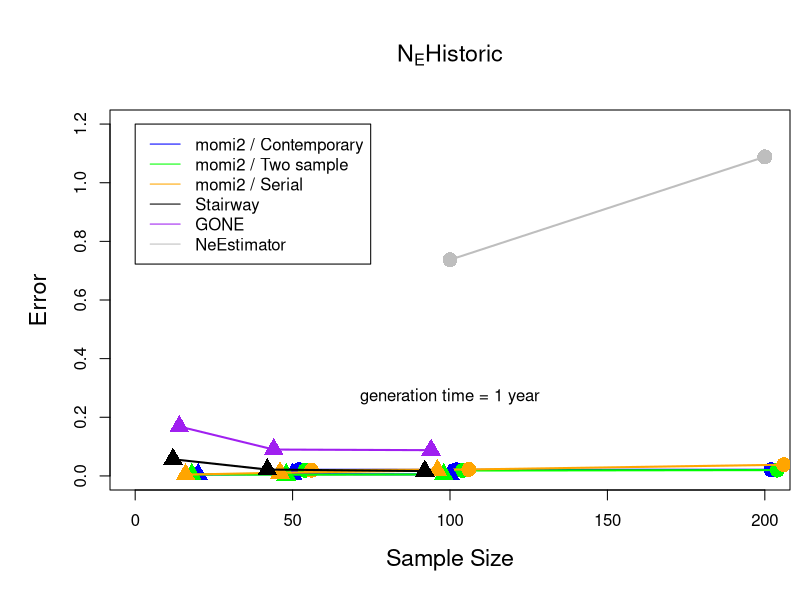
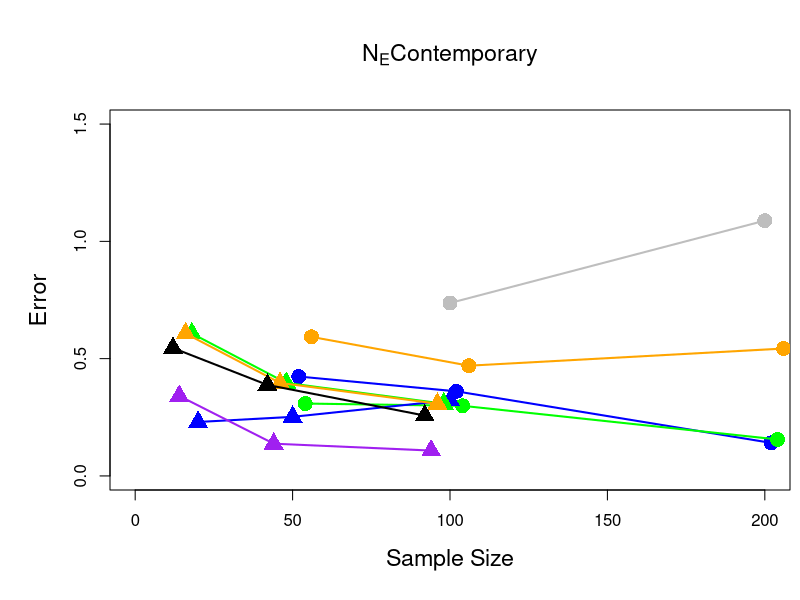
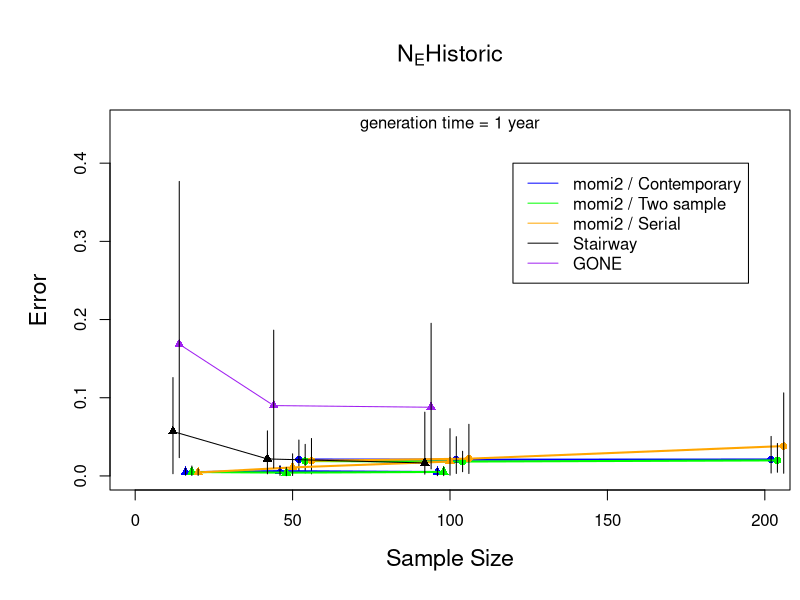
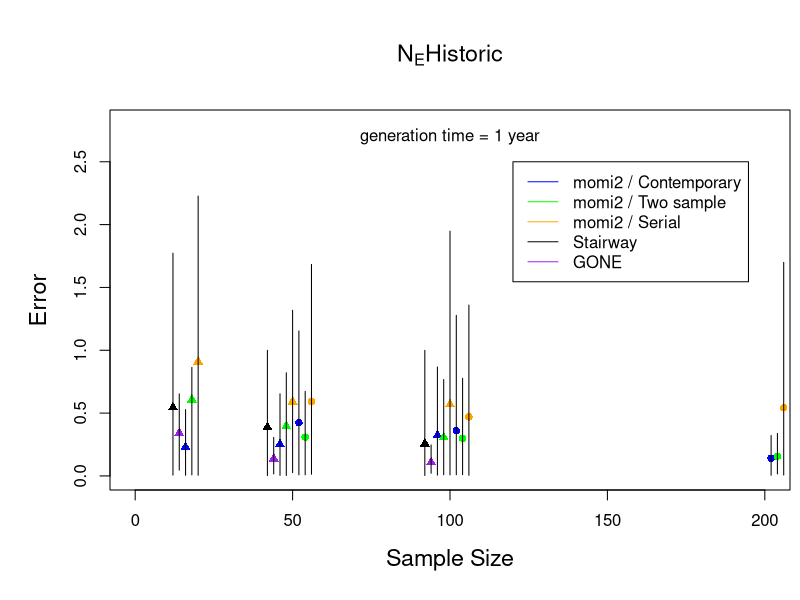
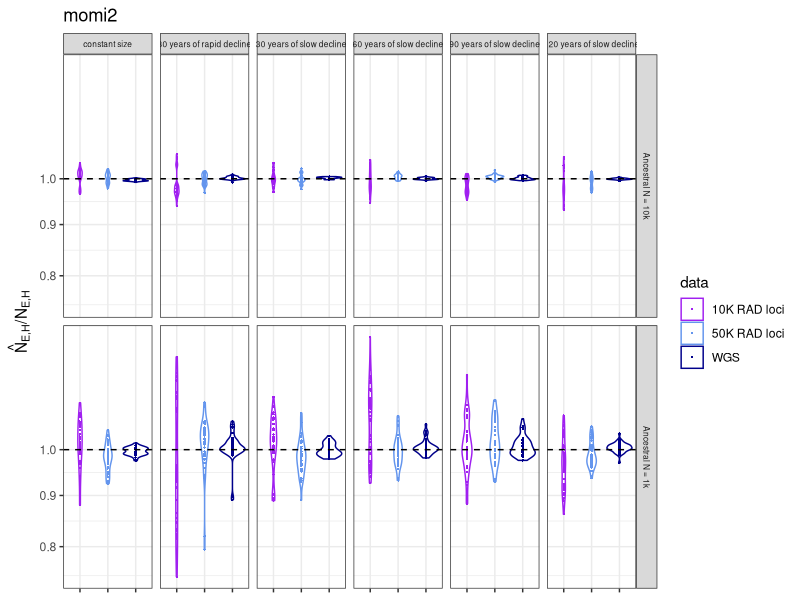
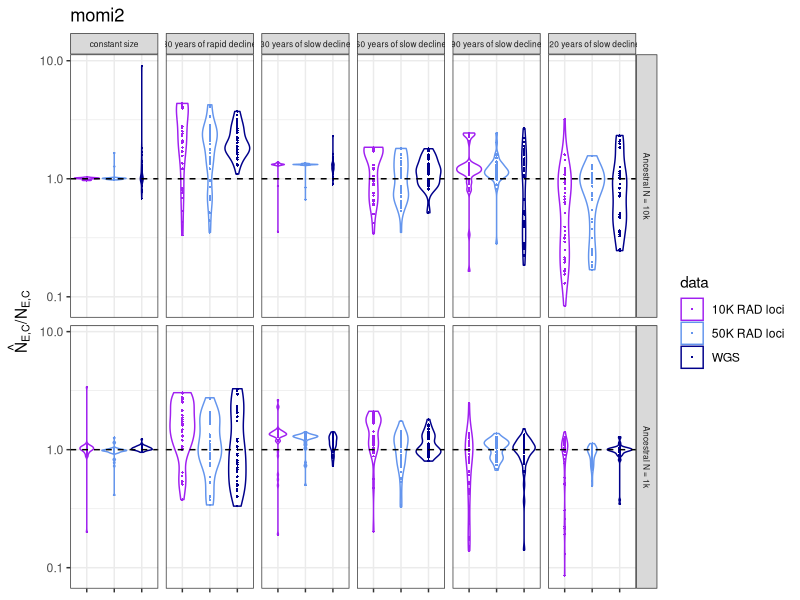
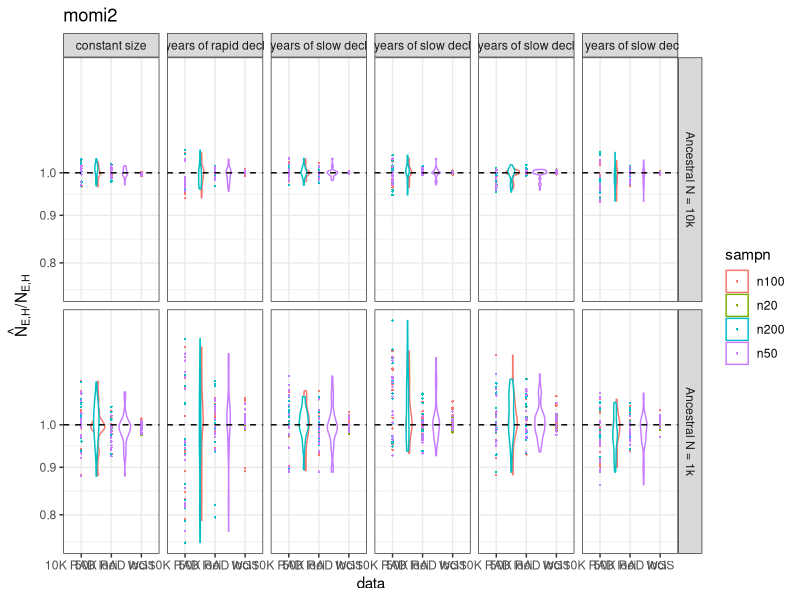
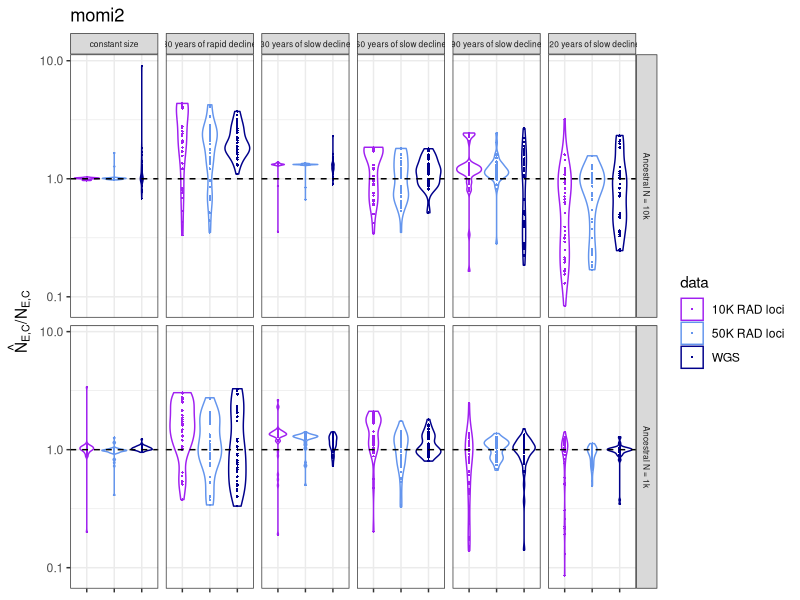

These charts were generated, in order, by the following R code:
par(mai=c(1.1,1.1,1.1,0.1))

library(gtools)
library(tidyverse)

#using three scenarios - WGS/SNP x sampsize x method comparison of average absolute error
#fast (lambda = 0.95, beginning of decline = 30 years before present) 
#slow (lambda = 0.99, beginning of decline = 120 years before present)
#constant
#read momi2 inferences  
momidat=read.csv("inferences/momi_nomaf_data_deltaAIC.csv",header=T)
momidat=momidat[which(momidat$td=="constant"|momidat$td=="td100"|momidat$td=="td190"&momidat$lambda=="l95"),]
#retain estimates from the model fit in momi2 with the best AIC (constant size vs recent size change)
momidat$Neh_best=ifelse(momidat$delta>0,momidat$Neh_change,momidat$Neh)
momidat$Nec_best=ifelse(momidat$delta>0,momidat$Nec_change,momidat$Nec)

##read stairway plot infernces
stairwaydat=read.csv("inferences/stairwaydata.csv",header=T)
stairwaydat=stairwaydat[which(stairwaydat$td=="constant"|stairwaydat$td=="td100"|stairwaydat$td=="td190"&stairwaydat$lambda=="l95"),]

##read GONE inferences
gonedat=read.csv("inferences/GONEdata.csv",header=T)
gonedat=gonedat[which(gonedat$td=="constant"|gonedat$td=="td100"|gonedat$td=="td190"&gonedat$lambda=="l95"),]

##read NEEst inferences
lddat=read.csv("inferences/LDNeoutall.csv",header=T)
lddat$NeAnc=paste("n10e",log10(lddat$nhist/10),sep="")
lddat$tdec=paste("td",lddat$td,sep="")
lddat$lambda=paste("l",lddat$l,sep="")
lddat=lddat[which(lddat$tdec=="constant"|lddat$tdec=="td100"|lddat$tdec=="td190"&lddat$lambda=="l95"),]
lddat=lddat[which(lddat$maf==0.05),]

##"true"/simulated t0 + t120 population sizes
tru=read.csv("inferences/truvalue.csv",header=T)

##concatenate demographic variables into composite scenarios
gonedat$scen=paste(gonedat$NeAnc,gonedat$td,gonedat$lambda)
stairwaydat$scen=paste(stairwaydat$NeAnc,stairwaydat$td,stairwaydat$lambda)
lddat$scen=paste(lddat$NeAnc,lddat$tdec,lddat$lambda)
tru$scen=paste(tru$NeAnc,tru$td,tru$lambda)
momidat$scen=paste(momidat$NeAnc,momidat$td,momidat$lambda)
momidat$tdec=abs(as.integer(gsub('td','',momidat$td))-220)
momidat$tdec=na.replace(momidat$tdec,0)

##calculate absolute error per observation
momidat$trueNeH=tru$TrueNeH[match(momidat$scen,tru$scen)]
momidat$trueNeC=tru$TrueNec[match(momidat$scen,tru$scen)]
momidat$NeHerr=abs(momidat$Neh_best-momidat$trueNeH)/momidat$trueNeH
momidat$NeCerr=abs(momidat$Nec_best-momidat$trueNeC)/momidat$trueNeC
momidat$ratioerr=abs((momidat$Neh_best/momidat$Nec_best)-(momidat$trueNeH/momidat$trueNeC))/(momidat$trueNeH/momidat$trueNeC)
momidat$tderr=abs((momidat$T-momidat$tdec)/(momidat$tdec))

stairwaydat$trueNeH=tru$TrueNeH[match(stairwaydat$scen,tru$scen)]
stairwaydat$trueNeC=tru$TrueNec[match(stairwaydat$scen,tru$scen)]
stairwaydat$NeHerr=abs(stairwaydat$Neh-stairwaydat$trueNeH)/stairwaydat$trueNeH
stairwaydat$NeCerr=abs(stairwaydat$Nec-stairwaydat$trueNeC)/stairwaydat$trueNeC
stairwaydat$ratioerr=abs((stairwaydat$Neh/stairwaydat$Nec)-(stairwaydat$trueNeH/stairwaydat$trueNeC))/(stairwaydat$trueNeH/stairwaydat$trueNeC)

gonedat$trueNeH=tru$TrueNeH[match(gonedat$scen,tru$scen)]
gonedat$trueNeC=tru$TrueNec[match(gonedat$scen,tru$scen)]
gonedat$NeHerr=abs(gonedat$Neh-gonedat$trueNeH)/gonedat$trueNeH
gonedat$NeCerr=abs(gonedat$Nec-gonedat$trueNeC)/gonedat$trueNeC
gonedat$ratioerr=abs((gonedat$Neh/gonedat$Nec)-(gonedat$trueNeH/gonedat$trueNeC))/(gonedat$trueNeH/gonedat$trueNeC)

lddat$trueNeH=tru$TrueNeH[match(lddat$scen,tru$scen)]
lddat$trueNeC=tru$TrueNec[match(lddat$scen,tru$scen)] 
lddat_hist=subset(lddat,lddat$timepoint=="t120")
lddat_hist$Ne=as.numeric(gsub("Infinite",NA,lddat_hist$Ne))
lddat_hist$NeHerr=abs(lddat_hist$Ne-lddat_hist$trueNeH)/lddat_hist$trueNeH
lddat_contemp=subset(lddat,lddat$timepoint=="t0")
lddat_contemp$Ne=as.numeric(gsub("Infinite",NA,lddat_contemp$Ne))
lddat_contemp$NeCerr=abs(lddat_contemp$Ne-lddat_contemp$trueNeC)/lddat_contemp$trueNeC
lddat_temporal=subset(lddat_contemp,lddat_contemp$scheme!="contemp")
lddat_hist$ratioerr=abs((lddat_hist$Ne/lddat_temporal$Ne)-(lddat_hist$trueNeH/lddat_temporal$trueNeC))/(lddat_hist$trueNeH/lddat_temporal$trueNeC)

max(momidat$NeHerr)
max(stairwaydat$NeHerr)
max(gonedat$NeHerr)
max(lddat_hist$NeHerr,na.rm=TRUE)

max(momidat$NeCerr)
max(stairwaydat$NeCerr)
max(gonedat$NeCerr)
max(lddat_contemp$NeCerr,na.rm=TRUE)

max(momidat$ratioerr)
max(stairwaydat$ratioerr)
max(gonedat$ratioerr)
max(lddat_hist$ratioerr,na.rm=TRUE)

momidat$sampn=as.integer(gsub('n','',momidat$sampn))
gonedat$sampn=as.integer(gsub('n','',gonedat$sampn))
stairwaydat$sampn=as.integer(gsub('n','',stairwaydat$sampn))

##let's just use 50k SNPs for non-WGS
#momi_rad10k_contemp <- subset(momidat, data=="rad10k" & scheme=="t0")
momi_rad50k_contemp <- subset(momidat, data=="rad50k" & scheme=="t0")
#momi_rad10k_2samp <- subset(momidat, data=="rad10k" & scheme=="t0t120")
momi_rad50k_2samp <- subset(momidat, data=="rad50k" & scheme=="t0t120")
#momi_rad10k_serial <- subset(momidat, data=="rad10k" & scheme=="all")
momi_rad50k_serial <- subset(momidat, data=="rad50k" & scheme=="all")
momi_wgs_contemp <- subset(momidat, data=="wgs" & scheme=="t0")
momi_wgs_2samp <- subset(momidat, data=="wgs" & scheme=="t0t120")
momi_wgs_serial <- subset(momidat, data=="wgs" & scheme=="all")

#momi_rad10k_contemp_agg=aggregate(momi_rad10k_contemp,list(momi_rad10k_contemp$sampn),mean)
momi_rad50k_contemp_agg=aggregate(momi_rad50k_contemp,list(momi_rad50k_contemp$sampn),mean)
#momi_rad10k_2samp_agg=aggregate(momi_rad10k_2samp,list(momi_rad10k_2samp$sampn),mean)
momi_rad50k_2samp_agg=aggregate(momi_rad50k_2samp,list(momi_rad50k_2samp$sampn),mean)
#momi_rad10k_serial_agg=aggregate(momi_rad10k_serial,list(momi_rad10k_serial$sampn),mean)
momi_rad50k_serial_agg=aggregate(momi_rad50k_serial,list(momi_rad50k_serial$sampn),mean)

momi_wgs_contemp_agg=aggregate(momi_wgs_contemp,list(momi_wgs_contemp$sampn),mean)
momi_wgs_2samp_agg=aggregate(momi_wgs_2samp,list(momi_wgs_2samp$sampn),mean)
momi_wgs_serial_agg=aggregate(momi_wgs_serial,list(momi_wgs_serial$sampn),mean)

#momi_wgs_contemp_sd=aggregate(momi_wgs_contemp,list(momi_wgs_contemp$sampn),sd)
#momi_wgs_2samp_sd=aggregate(momi_wgs_2samp,list(momi_wgs_2samp$sampn),sd)
#momi_wgs_serial_sd=aggregate(momi_wgs_serial,list(momi_wgs_serial$sampn),sd)

gone_agg=aggregate(gonedat,list(gonedat$sampn),mean)

stairway_agg=aggregate(stairwaydat,list(stairwaydat$sampn),mean)

## NeEst - also just using rad50k
lddat_rad50k_contemp <- na.omit(subset(lddat_contemp, nloc=="50k" & scheme == "2samp"))
lddat_contemp_agg=aggregate(lddat_rad50k_contemp,list(lddat_rad50k_contemp$nsamp),mean)
lddat_rad50k_hist <- na.omit(subset(lddat_hist, nloc=="50k" & scheme == "2samp"))
lddat_hist_agg=aggregate(lddat_rad50k_hist,list(lddat_rad50k_hist$nsamp),mean)

### plotting mean absolute error for NeH

plot(x=NULL,y=NULL,xlim=c(0,200),ylim=c(0,1.2),xlab="Sample Size", ylab="Error",main=expression(paste(N[E],'Historic')),cex.lab=1.4,cex.main=1.4)

#points(momi_rad10k_contemp_agg$Group.1,momi_rad10k_contemp_agg$NeHerr,pch=15,col="blue",cex=2)
#lines(momi_rad10k_contemp_agg$Group.1,momi_rad10k_contemp_agg$NeHerr,col="blue",lwd=2)
points(momi_rad50k_contemp_agg$Group.1+2,momi_rad50k_contemp_agg$NeHerr,pch=16,col="blue",cex=2)
lines(momi_rad50k_contemp_agg$Group.1+2,momi_rad50k_contemp_agg$NeHerr,col="blue",lwd=2)
#points(momi_rad10k_2samp_agg$Group.1,momi_rad10k_2samp_agg$NeHerr,pch=15,col="green",cex=2)
#lines(momi_rad10k_2samp_agg$Group.1,momi_rad10k_2samp_agg$NeHerr,col="green",lwd=2)
points(momi_rad50k_2samp_agg$Group.1+4,momi_rad50k_2samp_agg$NeHerr,pch=16,col="green",cex=2)
lines(momi_rad50k_2samp_agg$Group.1+4,momi_rad50k_2samp_agg$NeHerr,col="green",lwd=2)
#points(momi_rad10k_serial_agg$Group.1,momi_rad10k_serial_agg$NeHerr,pch=15,col="orange",cex=2)
#lines(momi_rad10k_serial_agg$Group.1,momi_rad10k_serial_agg$NeHerr,col="orange",lwd=2)
points(momi_rad50k_serial_agg$Group.1+6,momi_rad50k_serial_agg$NeHerr,pch=16,col="orange",cex=2)
lines(momi_rad50k_serial_agg$Group.1+6,momi_rad50k_serial_agg$NeHerr,col="orange",lwd=2)

points(lddat_hist_agg$Group.1,lddat_hist_agg$NeHerr,pch=16,col="gray",cex=2)
lines(lddat_hist_agg$Group.1,lddat_hist_agg$NeHerr,col="gray",lwd=2)

#plot(x=NULL,y=NULL,xlim=c(0,200),ylim=c(0,0.45),xlab="Sample Size", ylab="Error",main="NeHistoric",cex.lab=1.4,cex.main=1.4)

points(momi_wgs_contemp_agg$Group.1,momi_wgs_contemp_agg$NeHerr,pch=17,col="blue",cex=2)
lines(momi_wgs_contemp_agg$Group.1,momi_wgs_contemp_agg$NeHerr,col="blue",lwd=2)
points(momi_wgs_2samp_agg$Group.1-2,momi_wgs_2samp_agg$NeHerr,pch=17,col="green",cex=2)
lines(momi_wgs_2samp_agg$Group.1-2,momi_wgs_2samp_agg$NeHerr,col="green",lwd=2)
points(momi_wgs_serial_agg$Group.1-4,momi_wgs_serial_agg$NeHerr,pch=17,col="orange",cex=2)
lines(momi_wgs_serial_agg$Group.1-4,momi_wgs_serial_agg$NeHerr,col="orange",lwd=2)
points(gone_agg$Group.1-6,gone_agg$NeHerr,pch=17,col="purple",cex=2)
lines(gone_agg$Group.1-6,gone_agg$NeHerr,col="purple",lwd=2)
points(stairway_agg$Group.1-8,stairway_agg$NeHerr,pch=17,col="black",cex=2)
lines(stairway_agg$Group.1-8,stairway_agg$NeHerr,col="black",lwd=2)

legend(x=0,y=1.2,legend=c("momi2 / Contemporary","momi2 / Two sample","momi2 / Serial","Stairway","GONE","NeEstimator"),lty=c(1,1,1,1,1,1),col=c("blue","green","orange","black","purple","gray"))

text(x=100,y=0.27,labels="generation time = 1 year")

##NeC##

plot(x=NULL,y=NULL,xlim=c(0,200),ylim=c(0,1.5),xlab="Sample Size", ylab="Error",main=expression(paste(N[E],'Contemporary')),cex.lab=1.4,cex.main=1.4)

#points(momi_rad10k_contemp_agg$Group.1,momi_rad10k_contemp_agg$NeCerr,pch=15,col="blue",cex=2)
#lines(momi_rad10k_contemp_agg$Group.1,momi_rad10k_contemp_agg$NeCerr,col="blue",lwd=2)
points(momi_rad50k_contemp_agg$Group.1+2,momi_rad50k_contemp_agg$NeCerr,pch=16,col="blue",cex=2)
lines(momi_rad50k_contemp_agg$Group.1+2,momi_rad50k_contemp_agg$NeCerr,col="blue",lwd=2)
#points(momi_rad10k_2samp_agg$Group.1,momi_rad10k_2samp_agg$NeCerr,pch=15,col="green",cex=2)
#lines(momi_rad10k_2samp_agg$Group.1,momi_rad10k_2samp_agg$NeCerr,col="green",lwd=2)
points(momi_rad50k_2samp_agg$Group.1+4,momi_rad50k_2samp_agg$NeCerr,pch=16,col="green",cex=2)
lines(momi_rad50k_2samp_agg$Group.1+4,momi_rad50k_2samp_agg$NeCerr,col="green",lwd=2)
#points(momi_rad10k_serial_agg$Group.1,momi_rad10k_serial_agg$NeCerr,pch=15,col="orange",cex=2)
#lines(momi_rad10k_serial_agg$Group.1,momi_rad10k_serial_agg$NeCerr,col="orange",lwd=2)
points(momi_rad50k_serial_agg$Group.1+6,momi_rad50k_serial_agg$NeCerr,pch=16,col="orange",cex=2)
lines(momi_rad50k_serial_agg$Group.1+6,momi_rad50k_serial_agg$NeCerr,col="orange",lwd=2)

points(lddat_hist_agg$Group.1,lddat_hist_agg$NeHerr,pch=16,col="gray",cex=2)
lines(lddat_hist_agg$Group.1,lddat_hist_agg$NeHerr,col="gray",lwd=2)

points(momi_wgs_contemp_agg$Group.1,momi_wgs_contemp_agg$NeCerr,pch=17,col="blue",cex=2)
lines(momi_wgs_contemp_agg$Group.1,momi_wgs_contemp_agg$NeCerr,col="blue",lwd=2)
points(momi_wgs_2samp_agg$Group.1-2,momi_wgs_2samp_agg$NeCerr,pch=17,col="green",cex=2)
lines(momi_wgs_2samp_agg$Group.1-2,momi_wgs_2samp_agg$NeCerr,col="green",lwd=2)
points(momi_wgs_serial_agg$Group.1-4,momi_wgs_2samp_agg$NeCerr,pch=17,col="orange",cex=2)
lines(momi_wgs_serial_agg$Group.1-4,momi_wgs_2samp_agg$NeCerr,col="orange",lwd=2)
points(gone_agg$Group.1-6,gone_agg$NeCerr,pch=17,col="purple",cex=2)
lines(gone_agg$Group.1-6,gone_agg$NeCerr,col="purple",lwd=2)
points(stairway_agg$Group.1-8,stairway_agg$NeCerr,pch=17,col="black",cex=2)
lines(stairway_agg$Group.1-8,stairway_agg$NeCerr,col="black",lwd=2)

#legend(x=0,y=1.5,legend=c("momi2 / Contemporary","momi2 / Two sample","momi2 / Serial","Stairway","GONE","NeEstimator"),lty=c(1,1,1,1,1,1),col=c("blue","green","orange","black","purple","gray"))
text(x=150,y=2.3,labels="generation time = 1 year")



##### no NeEst, 5-95% quantiles

momi_rad50k_contemp_n50nehq=quantile(subset(momi_rad50k_contemp,sampn==50)$NeHerr,probs=c(0.05,0.95))
momi_rad50k_2samp_n50nehq=quantile(subset(momi_rad50k_2samp,sampn==50)$NeHerr,probs=c(0.05,0.95))
momi_rad50k_serial_n50nehq=quantile(subset(momi_rad50k_serial,sampn==50)$NeHerr,probs=c(0.05,0.95))

momi_rad50k_contemp_n100nehq=quantile(subset(momi_rad50k_contemp,sampn==100)$NeHerr,probs=c(0.05,0.95))
momi_rad50k_2samp_n100nehq=quantile(subset(momi_rad50k_2samp,sampn==100)$NeHerr,probs=c(0.05,0.95))
momi_rad50k_serial_n100nehq=quantile(subset(momi_rad50k_serial,sampn==100)$NeHerr,probs=c(0.05,0.95))

momi_rad50k_contemp_n200nehq=quantile(subset(momi_rad50k_contemp,sampn==200)$NeHerr,probs=c(0.05,0.95))
momi_rad50k_2samp_n200nehq=quantile(subset(momi_rad50k_2samp,sampn==200)$NeHerr,probs=c(0.05,0.95))
momi_rad50k_serial_n200nehq=quantile(subset(momi_rad50k_serial,sampn==200)$NeHerr,probs=c(0.05,0.95))

momi_rad50k_contemp_nehqs=rbind(momi_rad50k_contemp_n50nehq,momi_rad50k_contemp_n100nehq,momi_rad50k_contemp_n200nehq)
momi_rad50k_2samp_nehqs=rbind(momi_rad50k_2samp_n50nehq,momi_rad50k_2samp_n100nehq,momi_rad50k_2samp_n200nehq)
momi_rad50k_serial_nehqs=rbind(momi_rad50k_serial_n50nehq,momi_rad50k_serial_n100nehq,momi_rad50k_serial_n200nehq)

#####

momi_wgs_contemp_n20nehq=quantile(subset(momi_wgs_contemp,sampn==20)$NeHerr,probs=c(0.05,0.95))
momi_wgs_2samp_n20nehq=quantile(subset(momi_wgs_2samp,sampn==20)$NeHerr,probs=c(0.05,0.95))
momi_wgs_serial_n20nehq=quantile(subset(momi_wgs_serial,sampn==20)$NeHerr,probs=c(0.05,0.95))

momi_wgs_contemp_n50nehq=quantile(subset(momi_wgs_contemp,sampn==50)$NeHerr,probs=c(0.05,0.95))
momi_wgs_2samp_n50nehq=quantile(subset(momi_wgs_2samp,sampn==50)$NeHerr,probs=c(0.05,0.95))
momi_wgs_serial_n50nehq=quantile(subset(momi_wgs_serial,sampn==50)$NeHerr,probs=c(0.05,0.95))

momi_wgs_contemp_n100nehq=quantile(subset(momi_wgs_contemp,sampn==100)$NeHerr,probs=c(0.05,0.95))
momi_wgs_2samp_n100nehq=quantile(subset(momi_wgs_2samp,sampn==100)$NeHerr,probs=c(0.05,0.95))
momi_wgs_serial_n100nehq=quantile(subset(momi_wgs_serial,sampn==100)$NeHerr,probs=c(0.05,0.95))

momi_wgs_contemp_nehqs=rbind(momi_wgs_contemp_n20nehq,momi_wgs_contemp_n50nehq,momi_wgs_contemp_n100nehq)
momi_wgs_2samp_nehqs=rbind(momi_wgs_2samp_n20nehq,momi_wgs_2samp_n50nehq,momi_wgs_2samp_n100nehq)
momi_wgs_serial_nehqs=rbind(momi_wgs_serial_n20nehq,momi_wgs_serial_n50nehq,momi_wgs_serial_n100nehq)

####

momi_rad50k_contemp_n50necq=quantile(subset(momi_rad50k_contemp,sampn==50)$NeCerr,probs=c(0.05,0.95))
momi_rad50k_2samp_n50necq=quantile(subset(momi_rad50k_2samp,sampn==50)$NeCerr,probs=c(0.05,0.95))
momi_rad50k_serial_n50necq=quantile(subset(momi_rad50k_serial,sampn==50)$NeCerr,probs=c(0.05,0.95))

momi_rad50k_contemp_n100necq=quantile(subset(momi_rad50k_contemp,sampn==100)$NeCerr,probs=c(0.05,0.95))
momi_rad50k_2samp_n100necq=quantile(subset(momi_rad50k_2samp,sampn==100)$NeCerr,probs=c(0.05,0.95))
momi_rad50k_serial_n100necq=quantile(subset(momi_rad50k_serial,sampn==100)$NeCerr,probs=c(0.05,0.95))

momi_rad50k_contemp_n200necq=quantile(subset(momi_rad50k_contemp,sampn==200)$NeCerr,probs=c(0.05,0.95))
momi_rad50k_2samp_n200necq=quantile(subset(momi_rad50k_2samp,sampn==200)$NeCerr,probs=c(0.05,0.95))
momi_rad50k_serial_n200necq=quantile(subset(momi_rad50k_serial,sampn==200)$NeCerr,probs=c(0.05,0.95))

momi_rad50k_contemp_necqs=rbind(momi_rad50k_contemp_n50necq,momi_rad50k_contemp_n100necq,momi_rad50k_contemp_n200necq)
momi_rad50k_2samp_necqs=rbind(momi_rad50k_2samp_n50necq,momi_rad50k_2samp_n100necq,momi_rad50k_2samp_n200necq)
momi_rad50k_serial_necqs=rbind(momi_rad50k_serial_n50necq,momi_rad50k_serial_n100necq,momi_rad50k_serial_n200necq)

####

momi_wgs_contemp_n20necq=quantile(subset(momi_wgs_contemp,sampn==20)$NeCerr,probs=c(0.05,0.95))
momi_wgs_2samp_n20necq=quantile(subset(momi_wgs_2samp,sampn==20)$NeCerr,probs=c(0.05,0.95))
momi_wgs_serial_n20necq=quantile(subset(momi_wgs_serial,sampn==20)$NeCerr,probs=c(0.05,0.95))

momi_wgs_contemp_n50necq=quantile(subset(momi_wgs_contemp,sampn==50)$NeCerr,probs=c(0.05,0.95))
momi_wgs_2samp_n50necq=quantile(subset(momi_wgs_2samp,sampn==50)$NeCerr,probs=c(0.05,0.95))
momi_wgs_serial_n50necq=quantile(subset(momi_wgs_serial,sampn==50)$NeCerr,probs=c(0.05,0.95))

momi_wgs_contemp_n100necq=quantile(subset(momi_wgs_contemp,sampn==100)$NeCerr,probs=c(0.05,0.95))
momi_wgs_2samp_n100necq=quantile(subset(momi_wgs_2samp,sampn==100)$NeCerr,probs=c(0.05,0.95))
momi_wgs_serial_n100necq=quantile(subset(momi_wgs_serial,sampn==100)$NeCerr,probs=c(0.05,0.95))

momi_wgs_contemp_necqs=rbind(momi_wgs_contemp_n20necq,momi_wgs_contemp_n50necq,momi_wgs_contemp_n100necq)
momi_wgs_2samp_necqs=rbind(momi_wgs_2samp_n20necq,momi_wgs_2samp_n50necq,momi_wgs_2samp_n100necq)
momi_wgs_serial_necqs=rbind(momi_wgs_serial_n20necq,momi_wgs_serial_n50necq,momi_wgs_serial_n100necq)

####

gone_contemp_n20nehq=quantile(subset(gonedat,sampn==20)$NeHerr,probs=c(0.05,0.95))
gone_contemp_n50nehq=quantile(subset(gonedat,sampn==50)$NeHerr,probs=c(0.05,0.95))
gone_contemp_n100nehq=quantile(subset(gonedat,sampn==100)$NeHerr,probs=c(0.05,0.95))

gone_contemp_nehqs=rbind(gone_contemp_n20nehq,gone_contemp_n50nehq,gone_contemp_n100nehq)

gone_contemp_n20necq=quantile(subset(gonedat,sampn==20)$NeCerr,probs=c(0.05,0.95))
gone_contemp_n50necq=quantile(subset(gonedat,sampn==50)$NeCerr,probs=c(0.05,0.95))
gone_contemp_n100necq=quantile(subset(gonedat,sampn==100)$NeCerr,probs=c(0.05,0.95))

gone_contemp_necqs=rbind(gone_contemp_n20necq,gone_contemp_n50necq,gone_contemp_n100necq)

####

stairway_contemp_n20nehq=quantile(subset(stairwaydat,sampn==20)$NeHerr,probs=c(0.05,0.95))
stairway_contemp_n50nehq=quantile(subset(stairwaydat,sampn==50)$NeHerr,probs=c(0.05,0.95))
stairway_contemp_n100nehq=quantile(subset(stairwaydat,sampn=100)$NeHerr,probs=c(0.05,0.95))

stairway_contemp_nehqs=rbind(stairway_contemp_n20nehq,stairway_contemp_n50nehq,stairway_contemp_n100nehq)

####

stairway_contemp_n20necq=quantile(subset(stairwaydat,sampn==20)$NeCerr,probs=c(0.05,0.95))
stairway_contemp_n50necq=quantile(subset(stairwaydat,sampn==50)$NeCerr,probs=c(0.05,0.95))
stairway_contemp_n100necq=quantile(subset(stairwaydat,sampn=100)$NeCerr,probs=c(0.05,0.95))

stairway_contemp_necqs=rbind(stairway_contemp_n20necq,stairway_contemp_n50necq,stairway_contemp_n100necq)

####

##### with NeEst, 10-90% quantiles

momi_rad50k_contemp_n50nehq=quantile(subset(momi_rad50k_contemp,sampn==50)$NeHerr,probs=c(0.1,0.9))
momi_rad50k_2samp_n50nehq=quantile(subset(momi_rad50k_2samp,sampn==50)$NeHerr,probs=c(0.1,0.9))
momi_rad50k_serial_n50nehq=quantile(subset(momi_rad50k_serial,sampn==50)$NeHerr,probs=c(0.1,0.9))

momi_rad50k_contemp_n100nehq=quantile(subset(momi_rad50k_contemp,sampn==100)$NeHerr,probs=c(0.1,0.9))
momi_rad50k_2samp_n100nehq=quantile(subset(momi_rad50k_2samp,sampn==100)$NeHerr,probs=c(0.1,0.9))
momi_rad50k_serial_n100nehq=quantile(subset(momi_rad50k_serial,sampn==100)$NeHerr,probs=c(0.1,0.9))

momi_rad50k_contemp_n200nehq=quantile(subset(momi_rad50k_contemp,sampn==200)$NeHerr,probs=c(0.1,0.9))
momi_rad50k_2samp_n200nehq=quantile(subset(momi_rad50k_2samp,sampn==200)$NeHerr,probs=c(0.1,0.9))
momi_rad50k_serial_n200nehq=quantile(subset(momi_rad50k_serial,sampn==200)$NeHerr,probs=c(0.1,0.9))

momi_rad50k_contemp_nehqs=rbind(momi_rad50k_contemp_n50nehq,momi_rad50k_contemp_n100nehq,momi_rad50k_contemp_n200nehq)
momi_rad50k_2samp_nehqs=rbind(momi_rad50k_2samp_n50nehq,momi_rad50k_2samp_n100nehq,momi_rad50k_2samp_n200nehq)
momi_rad50k_serial_nehqs=rbind(momi_rad50k_serial_n50nehq,momi_rad50k_serial_n100nehq,momi_rad50k_serial_n200nehq)

#####

momi_wgs_contemp_n20nehq=quantile(subset(momi_wgs_contemp,sampn==20)$NeHerr,probs=c(0.1,0.9))
momi_wgs_2samp_n20nehq=quantile(subset(momi_wgs_2samp,sampn==20)$NeHerr,probs=c(0.1,0.9))
momi_wgs_serial_n20nehq=quantile(subset(momi_wgs_serial,sampn==20)$NeHerr,probs=c(0.1,0.9))

momi_wgs_contemp_n50nehq=quantile(subset(momi_wgs_contemp,sampn==50)$NeHerr,probs=c(0.1,0.9))
momi_wgs_2samp_n50nehq=quantile(subset(momi_wgs_2samp,sampn==50)$NeHerr,probs=c(0.1,0.9))
momi_wgs_serial_n50nehq=quantile(subset(momi_wgs_serial,sampn==50)$NeHerr,probs=c(0.1,0.9))

momi_wgs_contemp_n100nehq=quantile(subset(momi_wgs_contemp,sampn==100)$NeHerr,probs=c(0.1,0.9))
momi_wgs_2samp_n100nehq=quantile(subset(momi_wgs_2samp,sampn==100)$NeHerr,probs=c(0.1,0.9))
momi_wgs_serial_n100nehq=quantile(subset(momi_wgs_serial,sampn==100)$NeHerr,probs=c(0.1,0.9))

momi_wgs_contemp_nehqs=rbind(momi_wgs_contemp_n20nehq,momi_wgs_contemp_n50nehq,momi_wgs_contemp_n100nehq)
momi_wgs_2samp_nehqs=rbind(momi_wgs_2samp_n20nehq,momi_wgs_2samp_n50nehq,momi_wgs_2samp_n100nehq)
momi_wgs_serial_nehqs=rbind(momi_wgs_serial_n20nehq,momi_wgs_serial_n50nehq,momi_wgs_serial_n100nehq)

####

momi_rad50k_contemp_n50necq=quantile(subset(momi_rad50k_contemp,sampn==50)$NeCerr,probs=c(0.1,0.9))
momi_rad50k_2samp_n50necq=quantile(subset(momi_rad50k_2samp,sampn==50)$NeCerr,probs=c(0.1,0.9))
momi_rad50k_serial_n50necq=quantile(subset(momi_rad50k_serial,sampn==50)$NeCerr,probs=c(0.1,0.9))

momi_rad50k_contemp_n100necq=quantile(subset(momi_rad50k_contemp,sampn==100)$NeCerr,probs=c(0.1,0.9))
momi_rad50k_2samp_n100necq=quantile(subset(momi_rad50k_2samp,sampn==100)$NeCerr,probs=c(0.1,0.9))
momi_rad50k_serial_n100necq=quantile(subset(momi_rad50k_serial,sampn==100)$NeCerr,probs=c(0.1,0.9))

momi_rad50k_contemp_n200necq=quantile(subset(momi_rad50k_contemp,sampn==200)$NeCerr,probs=c(0.1,0.9))
momi_rad50k_2samp_n200necq=quantile(subset(momi_rad50k_2samp,sampn==200)$NeCerr,probs=c(0.1,0.9))
momi_rad50k_serial_n200necq=quantile(subset(momi_rad50k_serial,sampn==200)$NeCerr,probs=c(0.1,0.9))

momi_rad50k_contemp_necqs=rbind(momi_rad50k_contemp_n50necq,momi_rad50k_contemp_n100necq,momi_rad50k_contemp_n200necq)
momi_rad50k_2samp_necqs=rbind(momi_rad50k_2samp_n50necq,momi_rad50k_2samp_n100necq,momi_rad50k_2samp_n200necq)
momi_rad50k_serial_necqs=rbind(momi_rad50k_serial_n50necq,momi_rad50k_serial_n100necq,momi_rad50k_serial_n200necq)

####

momi_wgs_contemp_n20necq=quantile(subset(momi_wgs_contemp,sampn==20)$NeCerr,probs=c(0.1,0.9))
momi_wgs_2samp_n20necq=quantile(subset(momi_wgs_2samp,sampn==20)$NeCerr,probs=c(0.1,0.9))
momi_wgs_serial_n20necq=quantile(subset(momi_wgs_serial,sampn==20)$NeCerr,probs=c(0.1,0.9))

momi_wgs_contemp_n50necq=quantile(subset(momi_wgs_contemp,sampn==50)$NeCerr,probs=c(0.1,0.9))
momi_wgs_2samp_n50necq=quantile(subset(momi_wgs_2samp,sampn==50)$NeCerr,probs=c(0.1,0.9))
momi_wgs_serial_n50necq=quantile(subset(momi_wgs_serial,sampn==50)$NeCerr,probs=c(0.1,0.9))

momi_wgs_contemp_n100necq=quantile(subset(momi_wgs_contemp,sampn==100)$NeCerr,probs=c(0.1,0.9))
momi_wgs_2samp_n100necq=quantile(subset(momi_wgs_2samp,sampn==100)$NeCerr,probs=c(0.1,0.9))
momi_wgs_serial_n100necq=quantile(subset(momi_wgs_serial,sampn==100)$NeCerr,probs=c(0.1,0.9))

momi_wgs_contemp_necqs=rbind(momi_wgs_contemp_n20necq,momi_wgs_contemp_n50necq,momi_wgs_contemp_n100necq)
momi_wgs_2samp_necqs=rbind(momi_wgs_2samp_n20necq,momi_wgs_2samp_n50necq,momi_wgs_2samp_n100necq)
momi_wgs_serial_necqs=rbind(momi_wgs_serial_n20necq,momi_wgs_serial_n50necq,momi_wgs_serial_n100necq)

####

gone_contemp_n20nehq=quantile(subset(gonedat,sampn==20)$NeHerr,probs=c(0.1,0.9))
gone_contemp_n50nehq=quantile(subset(gonedat,sampn==50)$NeHerr,probs=c(0.1,0.9))
gone_contemp_n100nehq=quantile(subset(gonedat,sampn==100)$NeHerr,probs=c(0.1,0.9))

gone_contemp_nehqs=rbind(gone_contemp_n20nehq,gone_contemp_n50nehq,gone_contemp_n100nehq)

gone_contemp_n20necq=quantile(subset(gonedat,sampn==20)$NeCerr,probs=c(0.1,0.9))
gone_contemp_n50necq=quantile(subset(gonedat,sampn==50)$NeCerr,probs=c(0.1,0.9))
gone_contemp_n100necq=quantile(subset(gonedat,sampn==100)$NeCerr,probs=c(0.1,0.9))

gone_contemp_necqs=rbind(gone_contemp_n20necq,gone_contemp_n50necq,gone_contemp_n100necq)

####

stairway_contemp_n20nehq=quantile(subset(stairwaydat,sampn==20)$NeHerr,probs=c(0.1,0.9))
stairway_contemp_n50nehq=quantile(subset(stairwaydat,sampn==50)$NeHerr,probs=c(0.1,0.9))
stairway_contemp_n100nehq=quantile(subset(stairwaydat,sampn=100)$NeHerr,probs=c(0.1,0.9))

stairway_contemp_nehqs=rbind(stairway_contemp_n20nehq,stairway_contemp_n50nehq,stairway_contemp_n100nehq)

####

stairway_contemp_n20necq=quantile(subset(stairwaydat,sampn==20)$NeCerr,probs=c(0.1,0.9))
stairway_contemp_n50necq=quantile(subset(stairwaydat,sampn==50)$NeCerr,probs=c(0.1,0.9))
stairway_contemp_n100necq=quantile(subset(stairwaydat,sampn=100)$NeCerr,probs=c(0.1,0.9))

stairway_contemp_necqs=rbind(stairway_contemp_n20necq,stairway_contemp_n50necq,stairway_contemp_n100necq)

####

ld_rad50k_2samp_n100necq=quantile(subset(lddat_rad50k_contemp,nsamp==100)$NeCerr,probs=c(0.1,0.9))
ld_rad50k_2samp_n200necq=quantile(subset(lddat_rad50k_contemp,nsamp==200)$NeCerr,probs=c(0.1,0.9))
ld_rad50k_2samp_necqs=rbind(ld_rad50k_2samp_n100necq,ld_rad50k_2samp_n200necq)

ld_rad50k_2samp_n100nehq=quantile(subset(lddat_rad50k_hist,nsamp==100)$NeHerr,probs=c(0.1,0.9))
ld_rad50k_2samp_n200nehq=quantile(subset(lddat_rad50k_hist,nsamp==200)$NeHerr,probs=c(0.1,0.9))
ld_rad50k_2samp_nehqs=rbind(ld_rad50k_2samp_n100nehq,ld_rad50k_2samp_n200nehq)

####


### plotting mean absolute error for NeH

plot(x=NULL,y=NULL,xlim=c(0,200),ylim=c(0,0.45),xlab="Sample Size", ylab="Error",main=expression(paste(N[E],'Historic')),cex.lab=1.4,cex.main=1.4)

#points(momi_rad10k_contemp_agg$Group.1,momi_rad10k_contemp_agg$NeHerr,pch=15,col="blue",cex=2)
#lines(momi_rad10k_contemp_agg$Group.1,momi_rad10k_contemp_agg$NeHerr,col="blue",lwd=2)
points(momi_rad50k_contemp_agg$Group.1+2,momi_rad50k_contemp_agg$NeHerr,pch=16,col="blue",cex=1)
lines(momi_rad50k_contemp_agg$Group.1+2,momi_rad50k_contemp_agg$NeHerr,col="blue",lwd=2)
#points(momi_rad10k_2samp_agg$Group.1,momi_rad10k_2samp_agg$NeHerr,pch=15,col="green",cex=2)
#lines(momi_rad10k_2samp_agg$Group.1,momi_rad10k_2samp_agg$NeHerr,col="green",lwd=2)
points(momi_rad50k_2samp_agg$Group.1+4,momi_rad50k_2samp_agg$NeHerr,pch=16,col="green",cex=1)
lines(momi_rad50k_2samp_agg$Group.1+4,momi_rad50k_2samp_agg$NeHerr,col="green",lwd=2)
#points(momi_rad10k_serial_agg$Group.1,momi_rad10k_serial_agg$NeHerr,pch=15,col="orange",cex=2)
#lines(momi_rad10k_serial_agg$Group.1,momi_rad10k_serial_agg$NeHerr,col="orange",lwd=2)
points(momi_rad50k_serial_agg$Group.1+6,momi_rad50k_serial_agg$NeHerr,pch=16,col="orange",cex=1)
lines(momi_rad50k_serial_agg$Group.1+6,momi_rad50k_serial_agg$NeHerr,col="orange",lwd=2)

segments(momi_rad50k_contemp_agg$Group.1+2,momi_rad50k_contemp_nehqs[,1],momi_rad50k_contemp_agg$Group.1+2,momi_rad50k_contemp_nehqs[,2])
segments(momi_rad50k_2samp_agg$Group.1+4,momi_rad50k_2samp_nehqs[,1],momi_rad50k_2samp_agg$Group.1+4,momi_rad50k_2samp_nehqs[,2])
segments(momi_rad50k_serial_agg$Group.1+6,momi_rad50k_serial_nehqs[,1],momi_rad50k_serial_agg$Group.1+6,momi_rad50k_serial_nehqs[,2])

points(momi_wgs_contemp_agg$Group.1-4,momi_wgs_contemp_agg$NeHerr,pch=17,col="blue",cex=1)
lines(momi_wgs_contemp_agg$Group.1-4,momi_wgs_contemp_agg$NeHerr,col="blue",lwd=2)
points(momi_wgs_2samp_agg$Group.1-2,momi_wgs_2samp_agg$NeHerr,pch=17,col="green",cex=1)
lines(momi_wgs_2samp_agg$Group.1-2,momi_wgs_2samp_agg$NeHerr,col="green",lwd=2)
points(momi_wgs_serial_agg$Group.1,momi_wgs_serial_agg$NeHerr,pch=17,col="orange",cex=1)
lines(momi_wgs_serial_agg$Group.1,momi_wgs_serial_agg$NeHerr,col="orange",lwd=2)

segments(momi_wgs_contemp_agg$Group.1-4,momi_wgs_contemp_nehqs[,1],momi_wgs_contemp_agg$Group.1-4,momi_wgs_contemp_nehqs[,2])
segments(momi_wgs_2samp_agg$Group.1-2,momi_wgs_2samp_nehqs[,1],momi_wgs_2samp_agg$Group.1-2,momi_wgs_2samp_nehqs[,2])
segments(momi_wgs_serial_agg$Group.1,momi_wgs_serial_nehqs[,1],momi_wgs_serial_agg$Group.1,momi_wgs_serial_nehqs[,2])

points(gone_agg$Group.1-6,gone_agg$NeHerr,pch=17,col="purple",cex=1)
lines(gone_agg$Group.1-6,gone_agg$NeHerr,col="purple",lwd=1)

segments(gone_agg$Group.1-6,gone_contemp_nehqs[,1],gone_agg$Group.1-6,gone_contemp_nehqs[,2])

points(stairway_agg$Group.1-8,stairway_agg$NeHerr,pch=17,col="black",cex=1)
lines(stairway_agg$Group.1-8,stairway_agg$NeHerr,col="black",lwd=1)

segments(stairway_agg$Group.1-8,stairway_contemp_nehqs[,1],stairway_agg$Group.1-8,stairway_contemp_nehqs[,2])

legend(x=120,y=0.4,legend=c("momi2 / Contemporary","momi2 / Two sample","momi2 / Serial","Stairway","GONE"),lty=c(1,1,1,1,1,1),col=c("blue","green","orange","black","purple"))

text(x=100,y=0.45,labels="generation time = 1 year")


### plotting mean absolute error for NeC

plot(x=NULL,y=NULL,xlim=c(0,200),ylim=c(0,2.8),xlab="Sample Size", ylab="Error",main=expression(paste(N[E],'Historic')),cex.lab=1.4,cex.main=1.4)

#points(momi_rad10k_contemp_agg$Group.1,momi_rad10k_contemp_agg$NeCerr,pch=15,col="blue",cex=2)
#lines(momi_rad10k_contemp_agg$Group.1,momi_rad10k_contemp_agg$NeCerr,col="blue",lwd=2)
points(momi_rad50k_contemp_agg$Group.1+2,momi_rad50k_contemp_agg$NeCerr,pch=16,col="blue",cex=1)
#lines(momi_rad50k_contemp_agg$Group.1+2,momi_rad50k_contemp_agg$NeCerr,col="blue",lwd=2)
#points(momi_rad10k_2samp_agg$Group.1,momi_rad10k_2samp_agg$NeCerr,pch=15,col="green",cex=2)
#lines(momi_rad10k_2samp_agg$Group.1,momi_rad10k_2samp_agg$NeCerr,col="green",lwd=2)
points(momi_rad50k_2samp_agg$Group.1+4,momi_rad50k_2samp_agg$NeCerr,pch=16,col="green",cex=1)
#lines(momi_rad50k_2samp_agg$Group.1+4,momi_rad50k_2samp_agg$NeCerr,col="green",lwd=2)
#points(momi_rad10k_serial_agg$Group.1,momi_rad10k_serial_agg$NeCerr,pch=15,col="orange",cex=2)
#lines(momi_rad10k_serial_agg$Group.1,momi_rad10k_serial_agg$NeCerr,col="orange",lwd=2)
points(momi_rad50k_serial_agg$Group.1+6,momi_rad50k_serial_agg$NeCerr,pch=16,col="orange",cex=1)
#lines(momi_rad50k_serial_agg$Group.1+6,momi_rad50k_serial_agg$NeCerr,col="orange",lwd=2)

segments(momi_rad50k_contemp_agg$Group.1+2,momi_rad50k_contemp_necqs[,1],momi_rad50k_contemp_agg$Group.1+2,momi_rad50k_contemp_necqs[,2])
segments(momi_rad50k_2samp_agg$Group.1+4,momi_rad50k_2samp_necqs[,1],momi_rad50k_2samp_agg$Group.1+4,momi_rad50k_2samp_necqs[,2])
segments(momi_rad50k_serial_agg$Group.1+6,momi_rad50k_serial_necqs[,1],momi_rad50k_serial_agg$Group.1+6,momi_rad50k_serial_necqs[,2])

points(momi_wgs_contemp_agg$Group.1-4,momi_wgs_contemp_agg$NeCerr,pch=17,col="blue",cex=1)
#lines(momi_wgs_contemp_agg$Group.1-4,momi_wgs_contemp_agg$NeCerr,col="blue",lwd=2)
points(momi_wgs_2samp_agg$Group.1-2,momi_wgs_2samp_agg$NeCerr,pch=17,col="green",cex=1)
#lines(momi_wgs_2samp_agg$Group.1-2,momi_wgs_2samp_agg$NeCerr,col="green",lwd=2)
points(momi_wgs_serial_agg$Group.1,momi_wgs_serial_agg$NeCerr,pch=17,col="orange",cex=1)
#lines(momi_wgs_serial_agg$Group.1,momi_wgs_serial_agg$NeCerr,col="orange",lwd=2)

segments(momi_wgs_contemp_agg$Group.1-4,momi_wgs_contemp_necqs[,1],momi_wgs_contemp_agg$Group.1-4,momi_wgs_contemp_necqs[,2])
segments(momi_wgs_2samp_agg$Group.1-2,momi_wgs_2samp_necqs[,1],momi_wgs_2samp_agg$Group.1-2,momi_wgs_2samp_necqs[,2])
segments(momi_wgs_serial_agg$Group.1,momi_wgs_serial_necqs[,1],momi_wgs_serial_agg$Group.1,momi_wgs_serial_necqs[,2])

points(gone_agg$Group.1-6,gone_agg$NeCerr,pch=17,col="purple",cex=1)
#lines(gone_agg$Group.1-6,gone_agg$NeCerr,col="purple",lwd=1)

segments(gone_agg$Group.1-6,gone_contemp_necqs[,1],gone_agg$Group.1-6,gone_contemp_necqs[,2])

points(stairway_agg$Group.1-8,stairway_agg$NeCerr,pch=17,col="black",cex=1)
#lines(stairway_agg$Group.1-8,stairway_agg$NeCerr,col="black",lwd=1)

segments(stairway_agg$Group.1-8,stairway_contemp_necqs[,1],stairway_agg$Group.1-8,stairway_contemp_necqs[,2])


legend(x=120,y=2.5,legend=c("momi2 / Contemporary","momi2 / Two sample","momi2 / Serial","Stairway","GONE"),lty=c(1,1,1,1,1,1),col=c("blue","green","orange","black","purple"))

text(x=100,y=2.7,labels="generation time = 1 year")



#### plot 'em categorically, with NeEst and 10-90% quantiles

#fixing color scheme/legend 042722

#### NeHistoric

pdf (file="plots/AveError_NeH_revised0427.pdf",width=8,height=6)

plot(x=NULL,y=NULL,xlim=c(0,95),xaxt='n',ylim=c(0,230),xlab="Sample Size", ylab="% Error",main=expression(hat(N)["E,H"]),cex.lab=1.4,cex.main=1.4)

points(c(35,60,85),momi_rad50k_contemp_agg$NeHerr*100,pch=1,col="cornflowerblue",cex=1)
points(c(35,60,85)+2,momi_rad50k_2samp_agg$NeHerr*100,pch=0,col="cornflowerblue",cex=1)
points(c(35,60,85)+4,momi_rad50k_serial_agg$NeHerr*100,pch=2,col="cornflowerblue",cex=1)
segments(c(35,60,85),momi_rad50k_contemp_nehqs[,1]*100,c(35,60,85),momi_rad50k_contemp_nehqs[,2]*100,col="cornflowerblue")
segments(c(35,60,85)+2,momi_rad50k_2samp_nehqs[,1]*100,c(35,60,85)+2,momi_rad50k_2samp_nehqs[,2]*100,col="cornflowerblue")
segments(c(35,60,85)+4,momi_rad50k_serial_nehqs[,1]*100,c(35,60,85)+4,momi_rad50k_serial_nehqs[,2]*100,col="cornflowerblue")

points(c(10,35,60)-6,momi_wgs_contemp_agg$NeHerr*100,pch=1,col="darkblue",cex=1)
points(c(10,35,60)-4,momi_wgs_2samp_agg$NeHerr*100,pch=0,col="darkblue",cex=1)
points(c(10,35,60)-2,momi_wgs_serial_agg$NeHerr*100,pch=2,col="darkblue",cex=1)
segments(c(10,35,60)-6,momi_wgs_contemp_nehqs[,1]*100,c(10,35,60)-6,momi_wgs_contemp_nehqs[,2]*100,col="darkblue")
segments(c(10,35,60)-4,momi_wgs_2samp_nehqs[,1]*100,c(10,35,60)-4,momi_wgs_2samp_nehqs[,2]*100,col="darkblue")
segments(c(10,35,60)-2,momi_wgs_serial_nehqs[,1]*100,c(10,35,60)-2,momi_wgs_serial_nehqs[,2]*100,col="darkblue")

points(c(10,35,60)-10,gone_agg$NeHerr*100,pch=1,col="green",cex=1)
segments(c(10,35,60)-10,gone_contemp_nehqs[,1]*100,c(10,35,60)-10,gone_contemp_nehqs[,2]*100,col="green")

points(c(10,35,60)-8,stairway_agg$NeHerr*100,pch=1,col="orange",cex=1)
segments(c(10,35,60)-8,stairway_contemp_nehqs[,1]*100,c(10,35,60)-8,stairway_contemp_nehqs[,2]*100,col="orange")

points(c(60,85)+8,lddat_hist_agg$NeHerr*100,pch=0,col="gray",cex=1)
segments(c(60,85)+8,ld_rad50k_2samp_nehqs[,1]*100,c(60,85)+8,ld_rad50k_2samp_nehqs[,2]*100,col="gray")

#legend(x=0,y=220,legend=c("GONE, WGS, contemporary","Stairway, WGS, contemporary","momi2, WGS, contemporary","momi2, WGS, two samples","momi2, WGS, serial","momi2, RAD, contemporary","momi2, RAD, two samples","momi2, RAD, serial","NeEst, RAD, two samples"),pch=c(2,2,2,2,2,1,1,1,1),col=c("purple","black","blue","green","orange","blue","green","orange","gray"),cex=0.8)

legend(x=0,y=220,legend=c("GONE","Stairway","momi2/WGS","momi2/RAD","NeEst"),lty=c(1,1,1,1,1),col=c("green","orange","darkblue","cornflowerblue","gray"),cex=0.8,bty='n')

legend(x=40,y=220,legend=c("Contemporary only","Two samples","Serial sampling"),pch=c(1,0,2),cex=0.8,bty='n')


axis(1,at=c(4,32,58,88),labels=c("20","50","100","200"),tick=FALSE)

dev.off()

#### NeContemporary

pdf (file="plots/AveError_NeC_revised0427.pdf",width=8,height=6)

plot(x=NULL,y=NULL,xlim=c(0,95),xaxt='n',ylim=c(0,230),xlab="Sample Size", ylab="% Error",main=expression(hat(N)["E,C"]),cex.lab=1.4,cex.main=1.4)

points(c(35,60,85),momi_rad50k_contemp_agg$NeCerr*100,pch=1,col="cornflowerblue",cex=1)
points(c(35,60,85)+2,momi_rad50k_2samp_agg$NeCerr*100,pch=0,col="cornflowerblue",cex=1)
points(c(35,60,85)+4,momi_rad50k_serial_agg$NeCerr*100,pch=2,col="cornflowerblue",cex=1)
segments(c(35,60,85),momi_rad50k_contemp_necqs[,1]*100,c(35,60,85),momi_rad50k_contemp_necqs[,2]*100,col="cornflowerblue")
segments(c(35,60,85)+2,momi_rad50k_2samp_necqs[,1]*100,c(35,60,85)+2,momi_rad50k_2samp_necqs[,2]*100,col="cornflowerblue")
segments(c(35,60,85)+4,momi_rad50k_serial_necqs[,1]*100,c(35,60,85)+4,momi_rad50k_serial_necqs[,2]*100,col="cornflowerblue")

points(c(10,35,60)-6,momi_wgs_contemp_agg$NeCerr*100,pch=1,col="darkblue",cex=1)
points(c(10,35,60)-4,momi_wgs_2samp_agg$NeCerr*100,pch=0,col="darkblue",cex=1)
points(c(10,35,60)-2,momi_wgs_serial_agg$NeCerr*100,pch=2,col="darkblue",cex=1)
segments(c(10,35,60)-6,momi_wgs_contemp_necqs[,1]*100,c(10,35,60)-6,momi_wgs_contemp_necqs[,2]*100,col="darkblue")
segments(c(10,35,60)-4,momi_wgs_2samp_necqs[,1]*100,c(10,35,60)-4,momi_wgs_2samp_necqs[,2]*100,col="darkblue")
segments(c(10,35,60)-2,momi_wgs_serial_necqs[,1]*100,c(10,35,60)-2,momi_wgs_serial_necqs[,2]*100,col="darkblue")

points(c(10,35,60)-10,gone_agg$NeCerr*100,pch=1,col="green",cex=1)
segments(c(10,35,60)-10,gone_contemp_necqs[,1]*100,c(10,35,60)-10,gone_contemp_necqs[,2]*100,col="green")

points(c(10,35,60)-8,stairway_agg$NeCerr*100,pch=1,col="orange",cex=1)
segments(c(10,35,60)-8,stairway_contemp_necqs[,1]*100,c(10,35,60)-8,stairway_contemp_necqs[,2]*100,col="orange")

points(c(60,85)+8,lddat_contemp_agg$NeCerr[2:3]*100,pch=0,col="gray",cex=1)
segments(c(60,85)+8,ld_rad50k_2samp_necqs[,1]*100,c(60,85)+8,ld_rad50k_2samp_necqs[,2]*100,col="gray")

#legend(x=0,y=220,legend=c("GONE, WGS, contemporary","Stairway, WGS, contemporary","momi2, WGS, contemporary","momi2, WGS, two samples","momi2, WGS, serial","momi2, RAD, contemporary","momi2, RAD, two samples","momi2, RAD, serial","NeEst, RAD, two samples"),pch=c(2,2,2,2,2,1,1,1,1),col=c("purple","black","blue","green","orange","blue","green","orange","gray"),cex=0.8)

#legend(x=0,y=220,legend=c("GONE","Stairway","momi2/WGS","momi2/RAD","NeEst"),lty=c(1,1,1,1,1),col=c("green","orange","darkblue","cornflowerblue","gray"),cex=0.8,bty='n')

#legend(x=40,y=220,legend=c("Contemporary only","Two samples","Serial sampling"),pch=c(1,0,2),cex=0.8,bty='n')

axis(1,at=c(4,32,58,88),labels=c("20","50","100","200"),tick=FALSE)

dev.off()


####### violin plots for rad10ks / slow declines

#### momiiiiii

##"true"/simulated t0 + t120 population sizes
tru=read.csv("inferences/truvalue.csv",header=T)
tru$scen=paste(tru$NeAnc,tru$td,tru$lambda)

momidat_basic=read.csv("inferences/momi_nomaf_data_deltaAIC.csv",header=T)
momidat_basic$Neh_best=ifelse(momidat_basic$delta<0,momidat_basic$Neh,momidat_basic$Neh_change)
momidat_basic$Nec_best=ifelse(momidat_basic$delta<0,momidat_basic$Nec,momidat_basic$Nec_change)
momidat_basic$scen=paste(momidat_basic$NeAnc,momidat_basic$td,momidat_basic$lambda)
momidat_basic$trueNeH=tru$TrueNeH[match(momidat_basic$scen,tru$scen)]
momidat_basic$trueNeC=tru$TrueNec[match(momidat_basic$scen,tru$scen)]
momidat_basic$NeHerr=abs(momidat_basic$Neh_best-momidat_basic$trueNeH)/momidat_basic$trueNeH
momidat_basic$NeCerr=abs(momidat_basic$Nec_best-momidat_basic$trueNeC)/momidat_basic$trueNeC
momidat_basic$NeHrat <- momidat_basic$Neh_best/momidat_basic$trueNeH
momidat_basic$NeCrat <- momidat_basic$Nec_best/momidat_basic$trueNeC
momidat_basic$modsel=ifelse(momidat_basic$delta<0,"Change","Constant")
momidat_basic$gentime="G=1"
momidat_basic$method="momi2"

momidat_basic$col=ifelse(momidat_basic$scheme=="t0","blue",ifelse(momidat_basic$scheme=="t0t120","green","orange"))

unique(momidat_basic$scen)

momidat_basic$scen=gsub("n10e3","Ancestral N = 1k,",momidat_basic$scen)
momidat_basic$scen=gsub("n10e4","Ancestral N = 10k,",momidat_basic$scen)
momidat_basic$scen=gsub("constant constant","constant size",momidat_basic$scen)
momidat_basic$scen=gsub("td100","120 years of",momidat_basic$scen)
momidat_basic$scen=gsub("td130","90 years of",momidat_basic$scen)
momidat_basic$scen=gsub("td160","60 years of",momidat_basic$scen)
momidat_basic$scen=gsub("td190","30 years of",momidat_basic$scen)
momidat_basic$scen=gsub("l99","slow decline",momidat_basic$scen)
momidat_basic$scen=gsub("l95","rapid decline",momidat_basic$scen)

momidat_basic$data=gsub("rad10k","10K RAD loci",momidat_basic$data)
momidat_basic$data=gsub("rad50k","50K RAD loci",momidat_basic$data)
momidat_basic$data=gsub("wgs","WGS",momidat_basic$data)

momidat_basic=separate(data=momidat_basic,col=scen,into=c('NA_label','Change_label'),sep=", ")

momidat_basic$Change_label=factor(momidat_basic$Change_label,levels=c("constant size","30 years of rapid decline","30 years of slow decline","60 years of slow decline","90 years of slow decline","120 years of slow decline"))

## do ggsave!!


#### violins

p <- ggplot(momidat_basic, aes(x=data, y=NeHrat, color=data)) + geom_violin()
p + geom_point(shape=16,size=0.5) +
  scale_color_manual(values=c("10K RAD loci"="purple","50K RAD loci"="cornflowerblue","WGS"="darkblue"))+
  ylab(expression(paste(hat(N)["E,H"],'/N'["E,H"]))) +
  geom_hline(yintercept=1,linetype="dashed") +
# facet_wrap(~scen) +
  facet_grid(cols=vars(Change_label),rows=vars(NA_label)) +
  scale_y_log10() +
  theme_bw() +
  theme(strip.text = element_text(size = 6),axis.text.x=element_blank(),axis.title.x=element_blank()) +
  ggtitle("momi2")

ggsave("plots/momi_schemes_NeH_violin_revised0428.pdf",device="pdf")

p <- ggplot(momidat_basic, aes(x=data, y=NeCrat, color=data)) + geom_violin()
p + geom_point(shape=16,size=0.5) +
  scale_color_manual(values=c("10K RAD loci"="purple","50K RAD loci"="cornflowerblue","WGS"="darkblue"))+
  ylab(expression(paste(hat(N)["E,C"],'/N'["E,C"]))) +
  geom_hline(yintercept=1,linetype="dashed") +
  # facet_wrap(~scen) +
  facet_grid(cols=vars(Change_label),rows=vars(NA_label)) +
  scale_y_log10() +
  theme_bw() +
  theme(strip.text = element_text(size = 6),axis.text.x=element_blank(),axis.title.x=element_blank()) +
  ggtitle("momi2")

ggsave("plots/momi_schemes_NeC_violin_revised0428.pdf",device="pdf")

### by sampn

p <- ggplot(momidat_basic, aes(x=data, y=NeHrat, group=sampn,color=sampn)) + geom_violin()
p + geom_point(shape=16,size=0.5) +
#  scale_color_manual(values=c("10K RAD loci"="purple","50K RAD loci"="cornflowerblue","WGS"="darkblue"))+
  ylab(expression(paste(hat(N)["E,H"],'/N'["E,H"]))) +
  geom_hline(yintercept=1,linetype="dashed") +
  # facet_wrap(~scen) +
  facet_grid(cols=vars(Change_label),rows=vars(NA_label)) +
  scale_y_log10() +
  theme_bw() +
#  theme(strip.text = element_text(size = 6),axis.text.x=element_blank(),axis.title.x=element_blank()) +
  ggtitle("momi2")

ggsave("plots/momi_schemes_NeH_violin_revised0428.pdf",device="pdf")

p <- ggplot(momidat_basic, aes(x=data, y=NeCrat, color=data)) + geom_violin()
p + geom_point(shape=16,size=0.5) +
  scale_color_manual(values=c("10K RAD loci"="purple","50K RAD loci"="cornflowerblue","WGS"="darkblue"))+
  ylab(expression(paste(hat(N)["E,C"],'/N'["E,C"]))) +
  geom_hline(yintercept=1,linetype="dashed") +
  # facet_wrap(~scen) +
  facet_grid(cols=vars(Change_label),rows=vars(NA_label)) +
  scale_y_log10() +
  theme_bw() +
  theme(strip.text = element_text(size = 6),axis.text.x=element_blank(),axis.title.x=element_blank()) +
  ggtitle("momi2")

ggsave("plots/momi_schemes_NeC_violin_revised0428.pdf",device="pdf")


#### GONE

gonedat_basic=read.csv("inferences/GONEdata.csv",header=T)
gonedat_basic$scen=paste(gonedat_basic$NeAnc,gonedat_basic$td,gonedat_basic$lambda)
gonedat_basic$trueNeH=tru$TrueNeH[match(gonedat_basic$scen,tru$scen)]
gonedat_basic$trueNeC=tru$TrueNec[match(gonedat_basic$scen,tru$scen)]
gonedat_basic$NeHerr=abs(gonedat_basic$Neh-gonedat_basic$trueNeH)/gonedat_basic$trueNeH
gonedat_basic$NeCerr=abs(gonedat_basic$Nec-gonedat_basic$trueNeC)/gonedat_basic$trueNeC
gonedat_basic$NeHrat <- gonedat_basic$Neh/gonedat_basic$trueNeH
gonedat_basic$NeCrat <- gonedat_basic$Nec/gonedat_basic$trueNeC
gonedat_basic$gentime="G=1"
gonedat_basic$method="GONE"

gonedat_basic$scen=gsub("n10e3","Ancestral N = 1k,",gonedat_basic$scen)
gonedat_basic$scen=gsub("n10e4","Ancestral N = 10k,",gonedat_basic$scen)
gonedat_basic$scen=gsub("constant constant","constant size",gonedat_basic$scen)
gonedat_basic$scen=gsub("td100","120 years of",gonedat_basic$scen)
gonedat_basic$scen=gsub("td130","90 years of",gonedat_basic$scen)
gonedat_basic$scen=gsub("td160","60 years of",gonedat_basic$scen)
gonedat_basic$scen=gsub("td190","30 years of",gonedat_basic$scen)
gonedat_basic$scen=gsub("l99","slow decline",gonedat_basic$scen)
gonedat_basic$scen=gsub("l95","rapid decline",gonedat_basic$scen)

gonedat_basic$sampn=gsub("n","n = ",gonedat_basic$sampn)

gonedat_basic$col="purple"

gonedat_basic$sampn=factor(gonedat_basic$sampn,levels=c("n = 20","n = 50","n = 100"))

#### violins

p <- ggplot(gonedat_basic, aes(x=sampn, y=NeHrat)) + geom_violin()
p + geom_point(shape=16,col=gonedat_basic$col) + xlab("Sample Size") + ylab(expression(paste(widehat('N'[E]),'H/N'[E],'H'))) + geom_hline(yintercept=1,linetype="dashed") + facet_wrap(~scen) + scale_y_log10() + theme(strip.text = element_text(size = 6),axis.text.x = element_text(angle = 30)) + ggtitle ("GONE")

ggsave("plots/GONE_schemes_NeH_violin.pdf",device="pdf")


p <- ggplot(gonedat_basic, aes(x=sampn, y=NeCrat)) + geom_violin()
p + geom_point(shape=16,col=gonedat_basic$col) + xlab("Sample Size") + ylab(expression(paste(widehat('N'[E]),'C/N'[E],'C'))) + geom_hline(yintercept=1,linetype="dashed") + facet_wrap(~scen) + scale_y_log10() + theme(strip.text = element_text(size = 6),axis.text.x = element_text(angle = 30)) + ggtitle ("GONE")

ggsave("plots/GONE_schemes_NeC_violin.pdf",device="pdf")


#### stairway

stairdat_basic=read.csv("inferences/stairwaydata.csv",header=T)
stairdat_basic$scen=paste(stairdat_basic$NeAnc,stairdat_basic$td,stairdat_basic$lambda)
stairdat_basic$trueNeH=tru$TrueNeH[match(stairdat_basic$scen,tru$scen)]
stairdat_basic$trueNeC=tru$TrueNec[match(stairdat_basic$scen,tru$scen)]
stairdat_basic$NeHerr=abs(stairdat_basic$Neh-stairdat_basic$trueNeH)/stairdat_basic$trueNeH
stairdat_basic$NeCerr=abs(stairdat_basic$Nec-stairdat_basic$trueNeC)/stairdat_basic$trueNeC
stairdat_basic$NeHrat <- stairdat_basic$Neh/stairdat_basic$trueNeH
stairdat_basic$NeCrat <- stairdat_basic$Nec/stairdat_basic$trueNeC
stairdat_basic$gentime="G=1"
stairdat_basic$method="Stairway"

stairdat_basic$scen=gsub("n10e3","Ancestral N = 1k,",stairdat_basic$scen)
stairdat_basic$scen=gsub("n10e4","Ancestral N = 10k,",stairdat_basic$scen)
stairdat_basic$scen=gsub("constant constant","constant size",stairdat_basic$scen)
stairdat_basic$scen=gsub("td100","120 years of",stairdat_basic$scen)
stairdat_basic$scen=gsub("td130","90 years of",stairdat_basic$scen)
stairdat_basic$scen=gsub("td160","60 years of",stairdat_basic$scen)
stairdat_basic$scen=gsub("td190","30 years of",stairdat_basic$scen)
stairdat_basic$scen=gsub("l99","slow decline",stairdat_basic$scen)
stairdat_basic$scen=gsub("l95","rapid decline",stairdat_basic$scen)

stairdat_basic$sampn=gsub("n","n = ",stairdat_basic$sampn)

stairdat_basic$col="black"

stairdat_basic$sampn=factor(stairdat_basic$sampn,levels=c("n = 20","n = 50","n = 100"))

#### violins

p <- ggplot(stairdat_basic, aes(x=sampn, y=NeHrat)) + geom_violin()
p + geom_point(shape=16,col=stairdat_basic$col) + xlab("Sample Size") + ylab(expression(paste(widehat('N'[E]),'H/N'[E],'H'))) + geom_hline(yintercept=1,linetype="dashed") + facet_wrap(~scen) + scale_y_log10() + theme(strip.text = element_text(size = 6),axis.text.x = element_text(angle = 30)) + ggtitle ("Stairway plot")

ggsave("plots/stairway_schemes_NeH_violin.pdf",device="pdf")


p <- ggplot(stairdat_basic, aes(x=sampn, y=NeCrat)) + geom_violin()
p + geom_point(shape=16,col=stairdat_basic$col) + xlab("Sample Size") + ylab(expression(paste(widehat('N'[E]),'C/N'[E],'C'))) + geom_hline(yintercept=1,linetype="dashed") + facet_wrap(~scen) + scale_y_log10() + theme(strip.text = element_text(size = 6),axis.text.x = element_text(angle = 30)) + ggtitle ("Stairway plot")

ggsave("plots/stairway_schemes_NeC_violin.pdf",device="pdf")




#### neestimator


lddat=read.csv("inferences/LDNeoutall.csv",header=T)
lddat$NeAnc=paste("n10e",log10(lddat$nhist/10),sep="")
lddat$tdec=paste("td",lddat$td,sep="")
lddat$lambda=paste("l",lddat$l,sep="")
lddat=lddat[which(lddat$tdec=="constant"|lddat$tdec=="td100"|lddat$tdec=="td190"&lddat$lambda=="l95"),]
lddat=lddat[which(lddat$maf==0.05),]
lddat$scen=paste(lddat$NeAnc,lddat$tdec,lddat$lambda)

tru=read.csv("inferences/truvalue.csv",header=T)
tru$scen=paste(tru$NeAnc,tru$td,tru$lambda)

lddat$trueNeH=tru$TrueNeH[match(lddat$scen,tru$scen)]
lddat$trueNeC=tru$TrueNec[match(lddat$scen,tru$scen)]
lddat_hist=subset(lddat,lddat$timepoint=="t120")
lddat_hist$Ne=as.numeric(gsub("Infinite",NA,lddat_hist$Ne))
lddat_hist$NeHerr=abs(lddat_hist$Ne-lddat_hist$trueNeH)/lddat_hist$trueNeH
lddat_contemp=subset(lddat,lddat$timepoint=="t0")
lddat_contemp$Ne=as.numeric(gsub("Infinite",NA,lddat_contemp$Ne))
lddat_contemp$NeCerr=abs(lddat_contemp$Ne-lddat_contemp$trueNeC)/lddat_contemp$trueNeC
lddat_temporal=subset(lddat_contemp,lddat_contemp$scheme!="contemp")
lddat_hist$ratioerr=abs((lddat_hist$Ne/lddat_temporal$Ne)-(lddat_hist$trueNeH/lddat_temporal$trueNeC))/(lddat_hist$trueNeH/lddat_temporal$trueNeC)


stairdat_basic$scen=gsub("n10e3","Ancestral N = 1k,",stairdat_basic$scen)
stairdat_basic$scen=gsub("n10e4","Ancestral N = 10k,",stairdat_basic$scen)
stairdat_basic$scen=gsub("constant constant","constant size",stairdat_basic$scen)
stairdat_basic$scen=gsub("td100","120 years of",stairdat_basic$scen)
stairdat_basic$scen=gsub("td130","90 years of",stairdat_basic$scen)
stairdat_basic$scen=gsub("td160","60 years of",stairdat_basic$scen)
stairdat_basic$scen=gsub("td190","30 years of",stairdat_basic$scen)
stairdat_basic$scen=gsub("l99","slow decline",stairdat_basic$scen)
stairdat_basic$scen=gsub("l95","rapid decline",stairdat_basic$scen)

stairdat_basic$sampn=gsub("n","n = ",stairdat_basic$sampn)

stairdat_basic$col="black"

stairdat_basic$sampn=factor(stairdat_basic$sampn,levels=c("n = 20","n = 50","n = 100"))

#### violins

p <- ggplot(stairdat_basic, aes(x=sampn, y=NeHrat)) + geom_violin()
p + geom_point(shape=16,col=stairdat_basic$col) + xlab("Sample Size") + ylab(expression(paste(widehat('N'[E]),'H/N'[E],'H'))) + geom_hline(yintercept=1,linetype="dashed") + facet_wrap(~scen) + scale_y_log10() + theme(strip.text = element_text(size = 6),axis.text.x = element_text(angle = 30)) + ggtitle ("Stairway plot")

ggsave("plots/stairway_schemes_NeH_violin.pdf",device="pdf")


p <- ggplot(stairdat_basic, aes(x=sampn, y=NeCrat)) + geom_violin()
p + geom_point(shape=16,col=stairdat_basic$col) + xlab("Sample Size") + ylab(expression(paste(widehat('N'[E]),'C/N'[E],'C'))) + geom_hline(yintercept=1,linetype="dashed") + facet_wrap(~scen) + scale_y_log10() + theme(strip.text = element_text(size = 6),axis.text.x = element_text(angle = 30)) + ggtitle ("Stairway plot")

ggsave("plots/stairway_schemes_NeC_violin.pdf",device="pdf")
